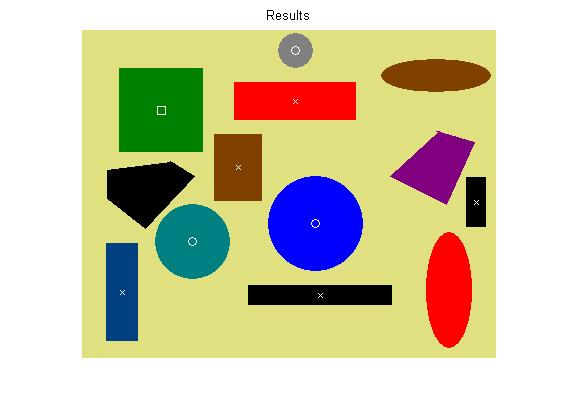
#> input picture bugRelay/resources/shapes.JPG, 578 x 414 px, found by its file name
$ python cv2Contours.py
#> lines starting #> are read from the running program, lines starting #| are printed output that depends on the picture; after the words box and inside, x2 and y2 are one past the last pixel; in counts of white or black regions, pixels touching at a corner belong together
import cv2
import numpy as np

def getContours(img) :

    contours, hierarchy = cv2.findContours(img, cv2.RETR_EXTERNAL, cv2.CHAIN_APPROX_NONE)

    for cnt in contours :
        area = cv2.contourArea(cnt)
        cv2.drawContours(imgContour, cnt, -1, (255, 0, 0), 3)
        if area > 1000000000000000000000 : # area > 500 (or any other reasonable value) will allow drawing of a contour
            cv2.drawContours(imgContour, cnt, -1, (255, 0, 0),3)
            perimeter = cv2.arcLength(cnt, True)
            approx = cv2.approxPolyDP(cnt, 0.02 * perimeter, True)
            objCor = len(approx)
            x, y, w, h = cv2.boundingRect(approx)

            if objCor == 4 :
                aspRatio = w / float(h)
                if aspRatio > 0.3 and aspRatio < 0.4 : # aspRatio bounds must be between 0.95 and 1.05 to detect a square
                    objType = 'Square'
                else :
                    objType = 'Non-square quadrilateral'
            elif objCor == 2 : # 2 object corners obviously don't imply a pentagon. It's 5
                objType = 'Pentagon'
            elif objCor > 5 :
                objType = 'Conic'
            else :
                objType = 'None'

            cv2.rectangle(imgContour, (x,y), (x+w, y+h), (0, 255, 0), 2)
            cv2.putText(imgContour, objType, (x + (w//2) - 10 , y + (h//2) - 10), cv2.FONT_HERSHEY_SIMPLEX, 0.5, (0, 255, 255), 2)


path = 'resources/shapes.jpg'
img = cv2.imread(path)
#> img is the input picture: shape (414, 578, 3); mean B, G, R 171, 201.5, 207.2
imgContour = img.copy()

imgGray = cv2.cvtColor(img, cv2.COLOR_BGR2GRAY)
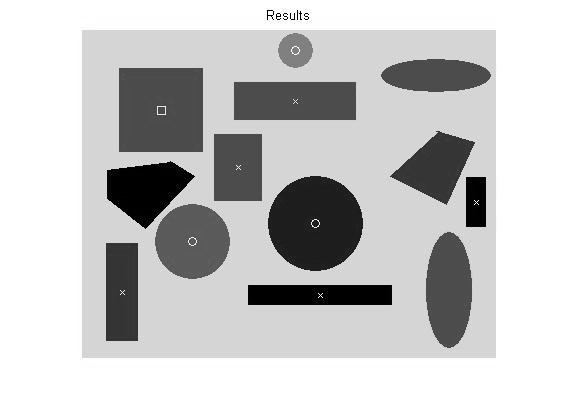
#> imgGray: shape (414, 578); min 0, max 255, mean 199.7
imgBlur = cv2.GaussianBlur(imgGray, (7,7), 1)
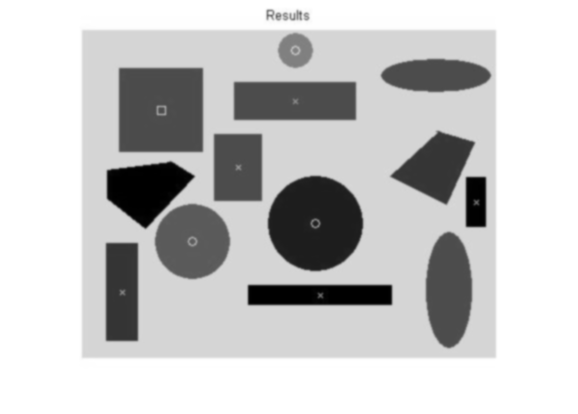
#> imgBlur: shape (414, 578); min 0, max 255, mean 199.7
imgCanny = cv2.Canny(imgBlur, 50, 50)
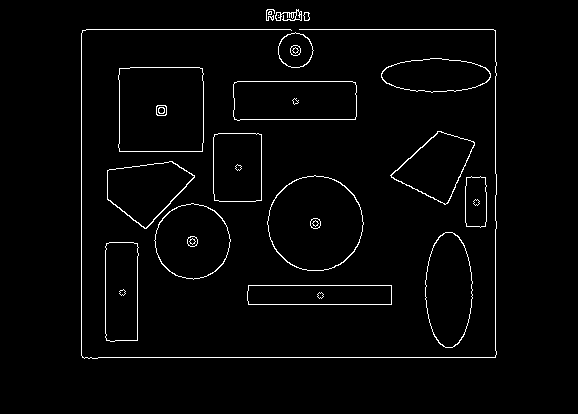
#> imgCanny: shape (414, 578); 2.3% white in thin lines or dots, all inside (x1, y1, x2, y2) = (81, 9, 497, 359)
#> (the run stopped early here; a loop or call above may not have finished)
